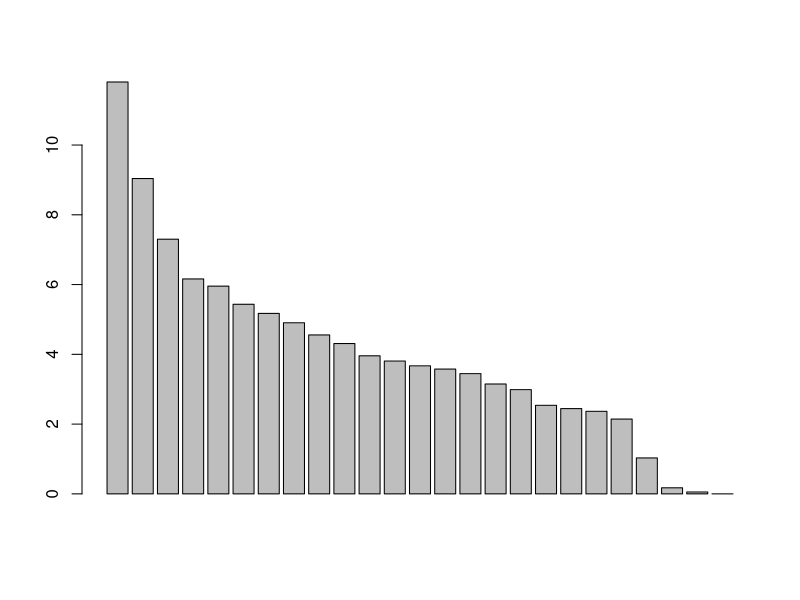
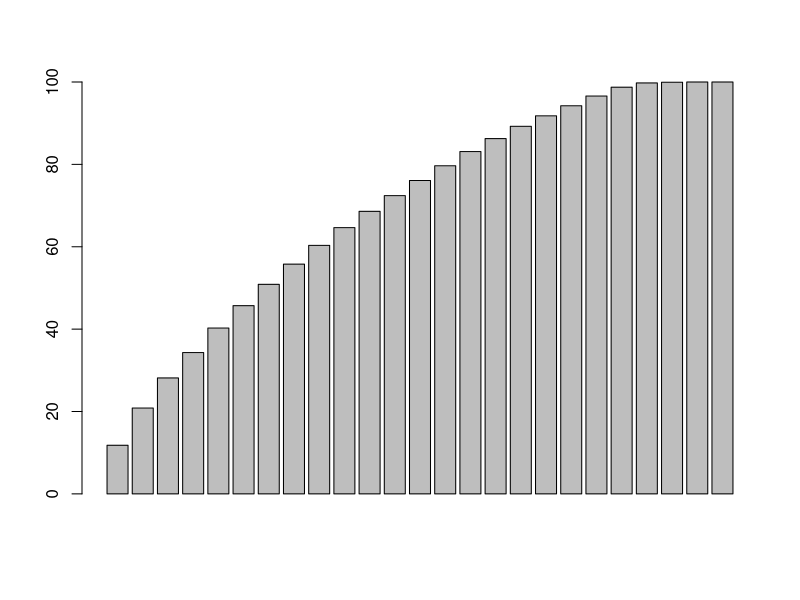
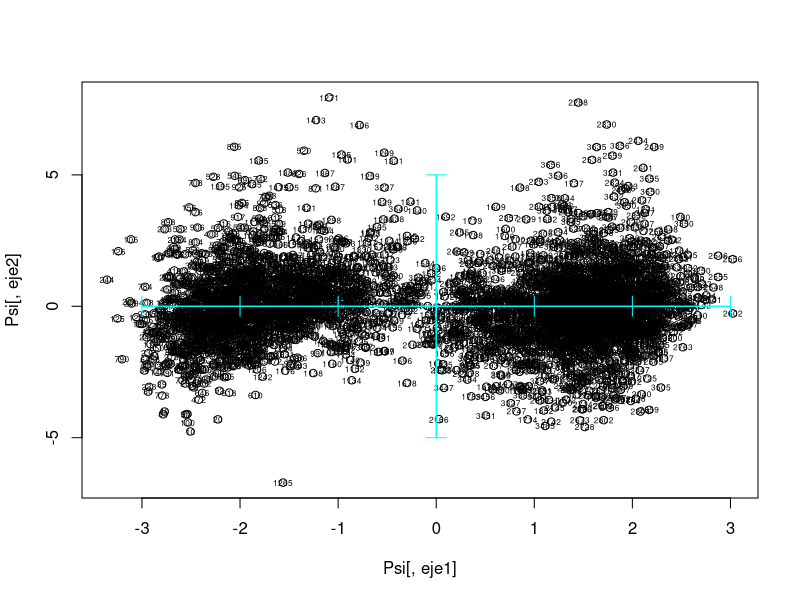
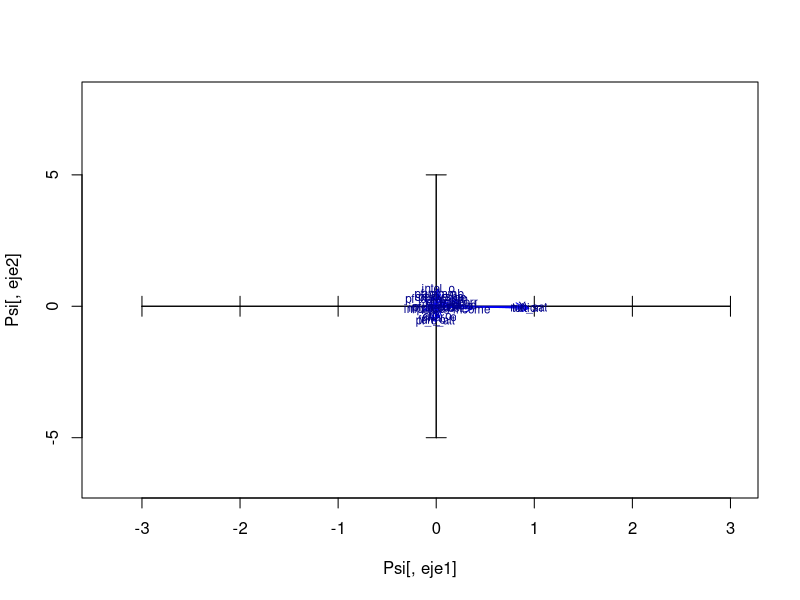
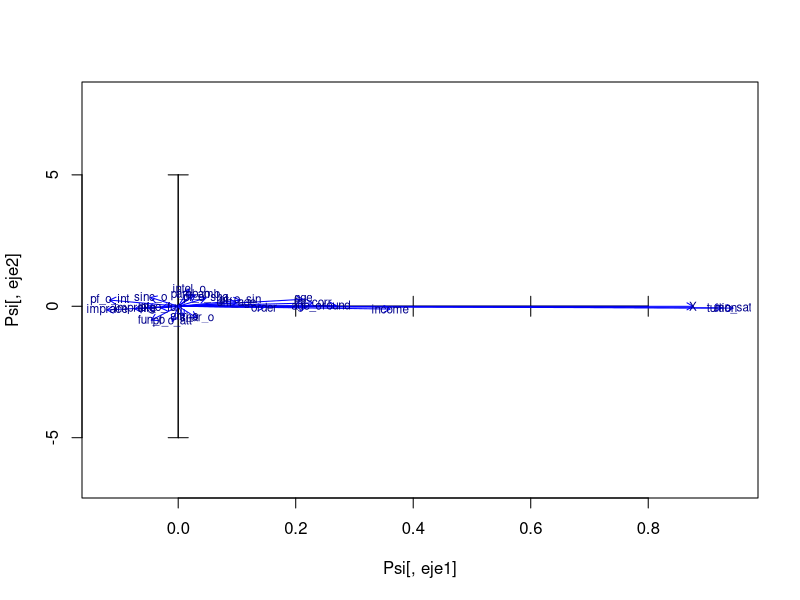
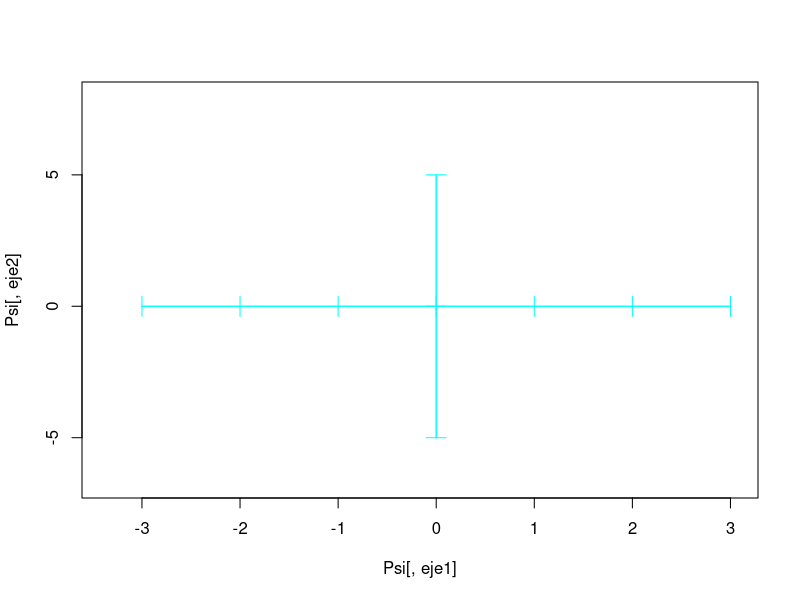
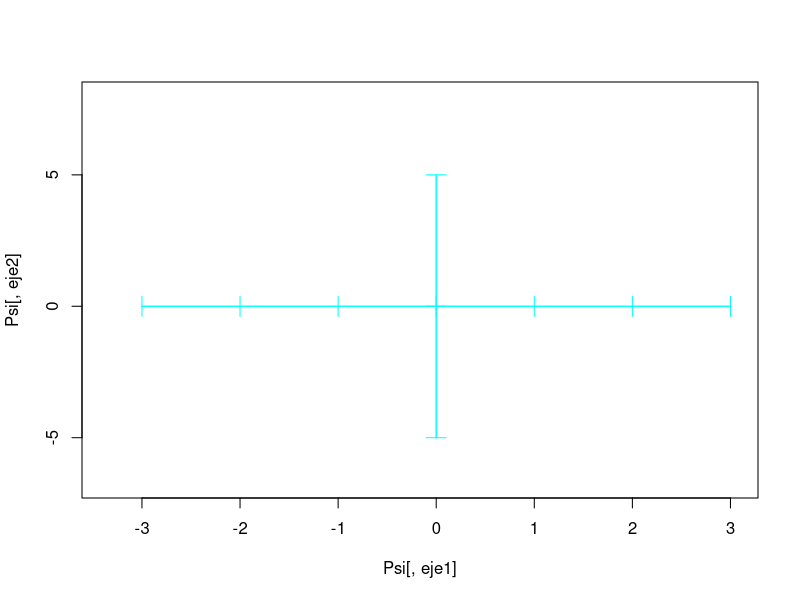
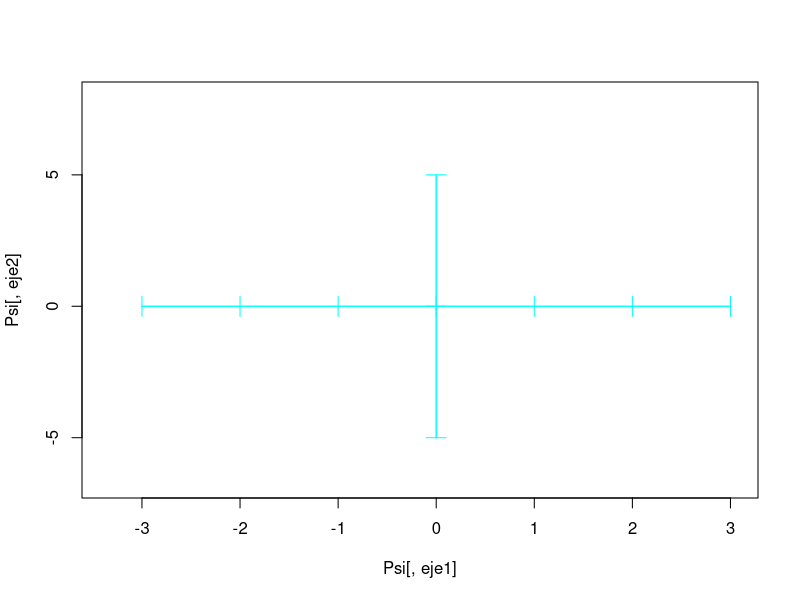

These figures' R source, in order: (Note: this script raises an error after producing the figures.)
dd <-read.csv("SpeedClean.csv", header=TRUE)

# attach(dd)
# names(dd)

nums <- unlist(lapply(dd, is.numeric))  
dd_numeric <- dd[ , nums]
path <- "plots/9acp/"


#set a list of numerical variables

# PRINCIPAL COMPONENT ANALYSIS OF dd_numeric

pc1 <- prcomp(dd_numeric, scale=TRUE)
class(pc1)
attributes(pc1)

print(pc1)


# WHICH PERCENTAGE OF THE TOTAL INERTIA IS REPRESENTED IN SUBSPACES?

pc1$sdev
inerProj<- pc1$sdev^2
inerProj
totalIner<- sum(inerProj)
totalIner
pinerEix<- 100*inerProj/totalIner
pinerEix
barplot(pinerEix)

#Cummulated Inertia in subspaces, from first principal component to the 24th dimension subspace
png(paste(path,"a-cummulated-inertia-barplot.png",sep = ""))
barplot(100*cumsum(pc1$sdev[1:dim(dd_numeric)[2]]^2)/dim(dd_numeric)[2])
dev.off()
percInerAccum<-100*cumsum(pc1$sdev[1:dim(dd_numeric)[2]]^2)/dim(dd_numeric)[2]
percInerAccum

# 14th col = 79.921189 (80%)
# SELECTION OF THE SINGIFICNT DIMENSIONS (keep 80% of total inertia)
nd = 14

# STORAGE OF THE EIGENVALUES, EIGENVECTORS AND PROJECTIONS IN THE nd DIMENSIONS
Psi = pc1$x[,1:nd]

# STORAGE OF LABELS FOR INDIVIDUALS AND VARIABLES
iden = row.names(dd_numeric)
etiq = names(dd_numeric)
ze = rep(0,length(etiq)) # WE WILL NEED THIS VECTOR AFTERWARDS FOR THE GRAPHICS

for (axis_h in 1:(nd-1)) {
  for (axis_v in (axis_h+1):nd)  {
    axis_name <- paste("x-",axis_h,"_","y-",axis_v,sep = "")
    
    # PLOT OF INDIVIDUALS [APARTAT b 1]
    #select your axis
    eje1<-axis_h
    eje2<-axis_v
    
    png(paste(path,axis_name,"b-1-individulals.png",sep = ""))
    
    plot(Psi[,eje1],Psi[,eje2])
    text(Psi[,eje1],Psi[,eje2],labels=iden, cex=0.5)
    axis(side=1, pos= 0, labels = F, col="cyan")
    axis(side=3, pos= 0, labels = F, col="cyan")
    axis(side=2, pos= 0, labels = F, col="cyan")
    axis(side=4, pos= 0, labels = F, col="cyan")
    dev.off()
    
    #library(rgl)
    #png(paste(path,axis_name,"b-1-individulals-3d.png",sep = ""))
    #plot3d(Psi[,1],Psi[,2],Psi[,3])
    #dev.off()
    
    #Projection of variables [APARTAT b 2]
    
    Phi = cor(dd_numeric,Psi)
    
    #select your axis
    
    X<-Phi[,eje1]
    Y<-Phi[,eje2]
    png(paste(path,axis_name,"b-2-proj-all-nums.png",sep = ""))
    plot(Psi[,eje1],Psi[,eje2],type="n")
    axis(side=1, pos= 0, labels = F)
    axis(side=3, pos= 0, labels = F)
    axis(side=2, pos= 0, labels = F)
    axis(side=4, pos= 0, labels = F)
    arrows(ze, ze, X, Y, length = 0.07,col="blue")
    text(X,Y,labels=etiq,col="darkblue", cex=0.7)
    dev.off()
    
    
    #zooms
    png(paste(path,axis_name,"b-2-zooms-proj-all-nums.png",sep = ""))
    plot(Psi[,eje1],Psi[,eje2],type="n",xlim=c(min(X,0),max(X,0)))
    axis(side=1, pos= 0, labels = F)
    axis(side=3, pos= 0, labels = F)
    axis(side=2, pos= 0, labels = F)
    axis(side=4, pos= 0, labels = F)
    arrows(ze, ze, X, Y, length = 0.07,col="blue")
    text(X,Y,labels=etiq,col="darkblue", cex=0.7)
    dev.off()
    
    
    
    #Now we project both cdgs of levels of a selected qualitative variable without
    #representing the individual anymore
    
    png(paste(path,axis_name,"b-2-match.png",sep = ""))
    plot(Psi[,eje1],Psi[,eje2],type="n")
    axis(side=1, pos= 0, labels = F, col="cyan")
    axis(side=3, pos= 0, labels = F, col="cyan")
    axis(side=2, pos= 0, labels = F, col="cyan")
    axis(side=4, pos= 0, labels = F, col="cyan")
    
    #select your qualitative variable: MATCH
    varcat<-dd[,"match"]
    fdic1 = tapply(Psi[,eje1],varcat,mean)
    fdic2 = tapply(Psi[,eje2],varcat,mean)
    
    #points(fdic1,fdic2,pch=16,col="blue", labels=levels(varcat))
    text(fdic1,fdic2,labels=levels(varcat),col="blue", cex=0.7)
    dev.off()
    
    png(paste(path,axis_name,"b-2-dec.png",sep = ""))
    plot(Psi[,eje1],Psi[,eje2],type="n")
    axis(side=1, pos= 0, labels = F, col="cyan")
    axis(side=3, pos= 0, labels = F, col="cyan")
    axis(side=2, pos= 0, labels = F, col="cyan")
    axis(side=4, pos= 0, labels = F, col="cyan")
    
    #select your qualitative variable: DEC
    varcat<-dd[,"dec"]
    fdic1 = tapply(Psi[,eje1],varcat,mean)
    fdic2 = tapply(Psi[,eje2],varcat,mean)
    
    #points(fdic1,fdic2,pch=16,col="blue", labels=levels(varcat))
    text(fdic1,fdic2,labels=levels(varcat),col="blue", cex=0.7)
    dev.off()
    
    png(paste(path,axis_name,"b-2-dec_o.png",sep = ""))
    plot(Psi[,eje1],Psi[,eje2],type="n")
    axis(side=1, pos= 0, labels = F, col="cyan")
    axis(side=3, pos= 0, labels = F, col="cyan")
    axis(side=2, pos= 0, labels = F, col="cyan")
    axis(side=4, pos= 0, labels = F, col="cyan")
    
    #select your qualitative variable: DEC_O
    varcat<-dd[,"dec_o"]
    fdic1 = tapply(Psi[,eje1],varcat,mean)
    fdic2 = tapply(Psi[,eje2],varcat,mean)
    
    #points(fdic1,fdic2,pch=16,col="blue", labels=levels(varcat))
    text(fdic1,fdic2,labels=levels(varcat),col="blue", cex=0.7)
    dev.off()
    
    
    
    
    
    #nominal qualitative variables
    
    facts <- unlist(lapply(dd, is.factor))  
    dcat <- names(dd[ , facts])
    dcat <- dcat[dcat != "goal" & dcat !="go_out" & dcat != "date"]
    #dcat$goal <- NULL
    #dcat$go_out <- NULL
    #dcat$date <- NULL
    #divide categoricals in several graphs if joint representation saturates
    
    #build a palette with as much colors as qualitative variables
    
    #colors<-c("blue","red","green","orange","darkgreen")
    #install.packages("viridis")
    #library(viridis)
    #viridis_pal(option = "D")(length(dcat)) # n = number of colors seeked
    
    #alternative
    colors<-rainbow(length(dcat))
    
    c<-1
    for(k in dcat){
      seguentColor<-colors[c]
      fdic1 = tapply(Psi[,eje1],dd[,k],mean)
      fdic2 = tapply(Psi[,eje2],dd[,k],mean)
      
      text(fdic1,fdic2,labels=levels(dd[,k]),col=seguentColor, cex=0.6)
      c<-c+1
    }
    legend("bottomleft",names(dd)[dcat],pch=1,col=colors, cex=0.6)
    
    #determine zoom level
    #use the scale factor or not depending on the position of centroids
    # ES UN FACTOR D'ESCALA PER DIBUIXAR LES FLETXES MES VISIBLES EN EL GRAFIC
    fm = round(max(abs(Psi[,1])))
    #  fm=20
    
    #scale the projected variables
    #X<-fm*U[,eje1]
    #Y<-fm*U[,eje2]
    X<-fm*Psi[,eje1]
    Y<-fm*Psi[,eje2]
    
    png(paste(path,axis_name,"b-2-all_cat.png",sep = ""))
    #represent numerical variables in background
    plot(Psi[,eje1],Psi[,eje2],type="n",xlim=c(-1,1), ylim=c(-3,1))
    #plot(X,Y,type="none",xlim=c(min(X,0),max(X,0)))
    axis(side=1, pos= 0, labels = F, col="cyan")
    axis(side=3, pos= 0, labels = F, col="cyan")
    axis(side=2, pos= 0, labels = F, col="cyan")
    axis(side=4, pos= 0, labels = F, col="cyan")
    
    #add projections of numerical variables in background
    arrows(ze, ze, X, Y, length = 0.07,col="lightgray")
    text(X,Y,labels=etiq,col="gray", cex=0.7)
    
    #add centroids
    c<-1
    for(k in dcat){
      seguentColor<-colors[c]
      
      fdic1 = tapply(Psi[,eje1],dd[,k],mean)
      fdic2 = tapply(Psi[,eje2],dd[,k],mean)
      
      #points(fdic1,fdic2,pch=16,col=seguentColor, labels=levels(dd[,k]))
      text(fdic1,fdic2,labels=levels(dd[,k]),col=seguentColor, cex=0.6)
      c<-c+1
    }
    legend("bottomleft",names(dd)[dcat],pch=1,col=colors, cex=0.6)
    
    
    #add ordinal qualitative variables. Ensure ordering is the correct
    
    # dordi<-c(8)
    # go_out = 31, date = 30 , goal = 29
    dordi <- c(29,30,31)
    
    
    levels(dd[,dordi[1]])
    #reorder modalities(GOAL): when required
    dd[,dordi[1]] <- factor(dd[,dordi[1]], ordered=TRUE,  levels= c("Other","Fun","Say","Meet","Date","Serious"))
    levels(dd[,dordi[1]])
    
    
    #reorder modalities(DATE): when required
    dd[,dordi[2]] <- factor(dd[,dordi[2]], ordered=TRUE,  levels= c("Unknown","Never", "SevYear","1Month", "2Month","1Week","2Week","SevWeek"))
    levels(dd[,dordi[2]])
    
    
    #reorder modalities(GO_OUT): when required
    dd[,dordi[3]] <- factor(dd[,dordi[3]], ordered=TRUE,  levels= c("Never", "SevYear","1Month", "2Month","1Week","2Week","SevWeek"))
    levels(dd[,dordi[3]])
    
    
    
    c<-1
    col <- c
    for(k in dordi){
      #seguentColor<-colors[col]
      seguentColor<-colors[c]
      fdic1 = tapply(Psi[,eje1],dd[,k],mean)
      fdic2 = tapply(Psi[,eje2],dd[,k],mean)
      
      #points(fdic1,fdic2,pch=16,col=seguentColor, labels=levels(dd[,k]))
      #connect modalities of qualitative variables
      lines(fdic1,fdic2,pch=16,col=seguentColor)
      text(fdic1,fdic2,labels=levels(dd[,k]),col=seguentColor, cex=0.6)
      c<-c+1
      col<-col+1
    }
    legend("topleft",names(dd)[dordi],pch=1,col=colors[1:length(dordi)], cex=0.6)
    
    dev.off()
    
    # PROJECTION OF ILLUSTRATIVE qualitative variables on individuals' map
    # PROJECCIÓ OF INDIVIDUALS DIFFERENTIATING THE Dictamen
    # (we need a numeric Dictamen to color)
    # MATCH
    varcat=dd[,"match"]
    png(paste(path,axis_name,"b-2-match-ill-proj.png",sep = ""))
    plot(Psi[,1],Psi[,2],col=varcat)
    axis(side=1, pos= 0, labels = F, col="darkgray")
    axis(side=3, pos= 0, labels = F, col="darkgray")
    axis(side=2, pos= 0, labels = F, col="darkgray")
    axis(side=4, pos= 0, labels = F, col="darkgray")
    legend("bottomleft",levels(varcat),pch=1,col=c(1,2), cex=0.6)
    
    
    # Overproject THE CDG OF  LEVELS OF varcat
    fdic1 = tapply(Psi[,1],varcat,mean)
    fdic2 = tapply(Psi[,2],varcat,mean)
    
    text(fdic1,fdic2,labels=levels(varcat),col="cyan", cex=0.75)
    dev.off()
    # DEC
    varcat=dd[,"dec"]
    png(paste(path,axis_name,"b-2-match-dec-proj.png",sep = ""))
    plot(Psi[,1],Psi[,2],col=varcat)
    axis(side=1, pos= 0, labels = F, col="darkgray")
    axis(side=3, pos= 0, labels = F, col="darkgray")
    axis(side=2, pos= 0, labels = F, col="darkgray")
    axis(side=4, pos= 0, labels = F, col="darkgray")
    legend("bottomleft",levels(varcat),pch=1,col=c(1,2), cex=0.6)
    
    
    # Overproject THE CDG OF  LEVELS OF varcat
    fdic1 = tapply(Psi[,1],varcat,mean)
    fdic2 = tapply(Psi[,2],varcat,mean)
    
    text(fdic1,fdic2,labels=levels(varcat),col="cyan", cex=0.75)
    dev.off()
    
    # DEC_O
    varcat=dd[,"dec_o"]
    png(paste(path,axis_name,"b-2-match-ill-dec-o.png",sep = ""))
    plot(Psi[,1],Psi[,2],col=varcat)
    axis(side=1, pos= 0, labels = F, col="darkgray")
    axis(side=3, pos= 0, labels = F, col="darkgray")
    axis(side=2, pos= 0, labels = F, col="darkgray")
    axis(side=4, pos= 0, labels = F, col="darkgray")
    legend("bottomleft",levels(varcat),pch=1,col=c(1,2), cex=0.6)
    
    
    # Overproject THE CDG OF  LEVELS OF varcat
    fdic1 = tapply(Psi[,1],varcat,mean)
    fdic2 = tapply(Psi[,2],varcat,mean)
    
    text(fdic1,fdic2,labels=levels(varcat),col="cyan", cex=0.75)
    dev.off()
  }
}
